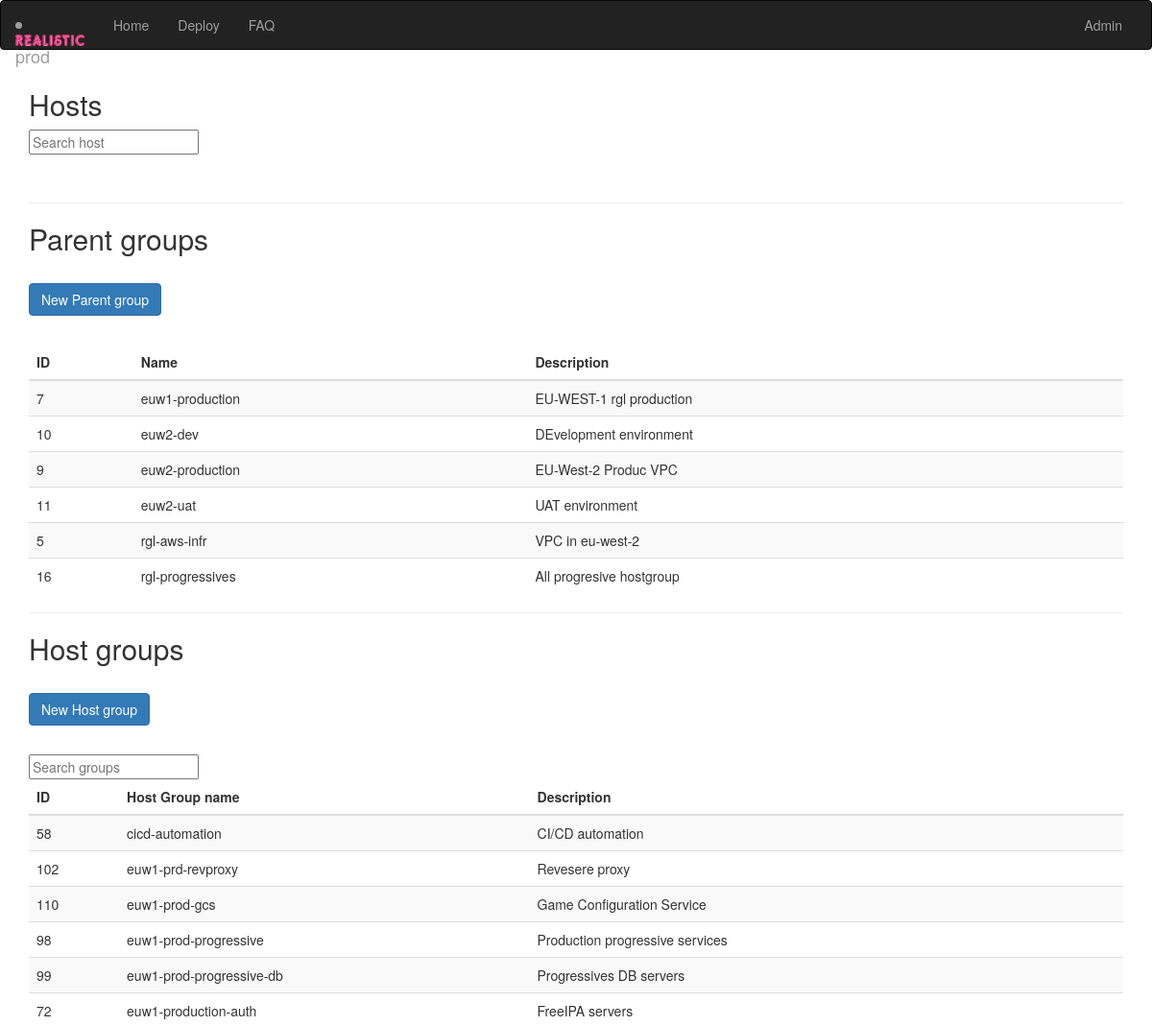
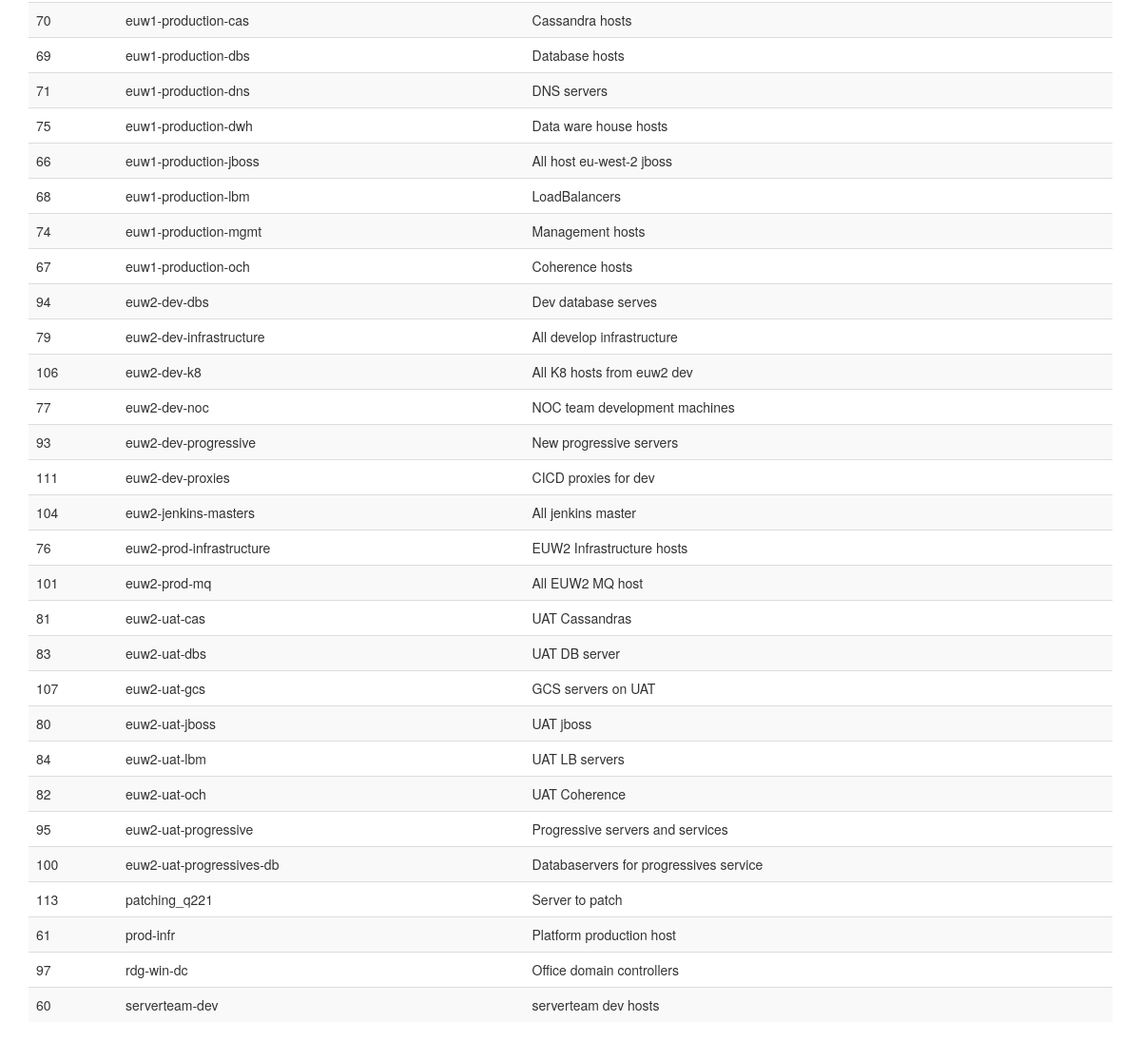
The page / on the database its author committed (2 pictures, top to bottom).
### tables this page shows
CREATE TABLE `parentgroups` (
  `parent_id` smallint(5) unsigned NOT NULL AUTO_INCREMENT,
  `name` varchar(24) NOT NULL,
  `description` varchar(255) DEFAULT NULL,
  PRIMARY KEY (`parent_id`)
);

CREATE TABLE `hostgroups` (
  `group_id` smallint(5) unsigned NOT NULL AUTO_INCREMENT,
  `name` varchar(24) NOT NULL,
  `description` varchar(255) DEFAULT NULL,
  PRIMARY KEY (`group_id`)
);

### settings.php (called while the page is built, shortened)
<?php
$versionnumber = "prod";
$logo_name = "realistic_logo.png"
?>

### index.php (the view, shortened to what this page needs)
<?php
include "settings.php";
include "function.php";
$html_file .='
  <div>
  <div class="container">
  <h2> Hosts </h2>
  <div class="search">
    <input type="text" class="searchTerm" placeholder="Search host" />
    <p />
    <div class="search_host_box">
    </div>
  </div>
  <br/>
  <hr/>
  <h2>Parent groups</h2>
  <br /><button type="button" class="btn btn-primary" data-toggle="modal" data-target="#newparentModal">
      New Parent group
  </button>
   <p />
   <br />
<div class="modal fade" id="newparentModal" tabindex="-1" role="dialog" aria-labelledby="newparent" aria-hidden="true">
<div class="modal-dialog" role="document">
  <div class="modal-content">
    <div class="modal-header">
      <h5 class="modal-title" id="newparent">Create Parent group</h5>
    </div>
    <div class="modal-body">
      <form class="form" action="chg.php" method="post">
      <input class="form-control" placeholder="New parent group name" name="name" type="text" autocomplete="off" required>
      <input class="form-control" placeholder="Brief description" name="description" type="text" autocomplete="off" required>
    </div>
    <div class="modal-footer">
      <button type="button" class="btn btn-secondary" data-dismiss="modal">Cancel</button>
      <button name="chg_type" value="create_parentgroup" type="submit" class="btn btn-primary">Create</button>
  </form>
    </div>
  </div>
</div>
</div>
  <table class = "table table-striped table-hover">
    <thead>
      <tr>
        <th>ID</th>
        <th>Name</th>
        <th>Description</th>
      </tr>
    </thead>
    <tbody class="slist">
    ';
$query = mysqli_query($link, 'SELECT * from parentgroups ORDER BY name') or die('Error 1.1 '.mysqli_error($link));
while($row = mysqli_fetch_array($query)) {
    $html_file .= '
        <tr role="button"; onclick=\'document.location = "parents.php?q='.$row['parent_id'].'";\'>
          <td>'.$row['parent_id'].'</td>
          <td>'.$row['name'].'</td>
          <td>'.$row['description'].'</td>
        </tr>';
}
$html_file .= '
        </tbody>
      </table>
  <hr/>
    <h2>Host groups</h2>
    <br /><button type="button" class="btn btn-primary" data-toggle="modal" data-target="#newgroupModal">
        New Host group
    </button>
     <p />
     <br />
    <form id="live-search" action="" class="styled" method="post">
      <fieldset>
        <input type="text" class="text-input" id="filter" autocomplete="off" placeholder="Search groups" value="" />
        <span id="filter-count"></span>
      </fieldset>
    </form>
<div class="modal fade" id="newgroupModal" tabindex="-1" role="dialog" aria-labelledby="newgroup" aria-hidden="true">
  <div class="modal-dialog" role="document">
    <div class="modal-content">
      <div class="modal-header">
        <h5 class="modal-title" id="newgroup">Create new group</h5>
      </div>
      <div class="modal-body">
        <form class="form" action="chg.php" method="post">
        <input class="form-control" placeholder="New group name" name="name" type="text" autocomplete="off" required>
        <input class="form-control" placeholder="Brief description" name="description" type="text" autocomplete="off" required>
      </div>
      <div class="modal-footer">
        <button type="button" class="btn btn-secondary" data-dismiss="modal">Cancel</button>
        <button name="chg_type" value="create_hostgroup" type="submit" class="btn btn-primary">Create</button>
    </form>
      </div>
    </div>
  </div>
</div>
    <table class = "table table-striped table-hover">
      <thead>
        <tr>
  	     <th>ID</th>
  	      <th>Host Group name</th>
          <th>Description</th>
        </tr>
      </thead>
      <tbody class="slist">
      ';
$query = mysqli_query($link, 'SELECT * from hostgroups ORDER BY name') or die('Error 1.1 '.mysqli_error($link));
while($row = mysqli_fetch_array($query)) {
	$html_file .= '
      <tr role="button"; onclick=\'document.location = "hostgroup.php?q='.$row['group_id'].'";\'>
        <td>'.$row['group_id'].'</td>
        <td>'.$row['name'].'</td>
        <td>'.$row['description'].'</td>
      </tr>';
}
$html_file .= '
          </tbody>
        </table>
      </div>
    </body>
  </html>
  ';
echo $html_file;
?>

### function.php (shortened to what this page needs)
<?php
$html_file = '
  <!DOCTYPE html>
  <html lang="en">
    <head>
      <title>'.$versionnumber.'</title>
      <link rel="stylesheet" href="https://cdnjs.cloudflare.com/ajax/libs/font-awesome/4.6.3/css/font-awesome.min.css" />
      <link rel="stylesheet" href="https://maxcdn.bootstrapcdn.com/bootstrap/3.3.7/css/bootstrap.min.css">
      <link rel="stylesheet" href="https://cdnjs.cloudflare.com/ajax/libs/bootstrap-select/1.11.2/css/bootstrap-select.css" />
      <link rel="stylesheet" href="css/search_group.css" />
      <link rel="stylesheet" href="css/flowing-tables.css" />
   </head>
   <body>
    <nav class="navbar navbar-inverse">
     <div class="container-fluid">
       <div class="navbar-header">
         <li class="navbar-brand"><img src="css/'.$logo_name.'" title="Version '.$versionnumber.'">'.$versionnumber.'</li>
      </div>
      <div class="collapse navbar-collapse" id="myNavbar">
        <ul class="nav navbar-nav">
          <li><a href="/index.php">Home</a></li>
          <li role="presentation" class="dropdown">
                  <a class="dropdown-toggle" data-toggle="dropdown" role="button" aria-haspopup="true" aria-expanded="false">Deploy</a>
          </li>
          <li><a href="faq.html">FAQ</a></li>
        </ul>
        <ul class="nav navbar-nav navbar-right">
        <li role="presentation" class="dropdown">
                <a class="dropdown-toggle" data-toggle="dropdown" role="button" aria-haspopup="true" aria-expanded="false">Admin</a>
        </li>
        </ul>
      </div>
    </div>
  </nav>';
?>

### rows shown on the page
parentgroups: parent_id "7", name "euw1-production", description "EU-WEST-1 rgl production"
parentgroups: parent_id "10", name "euw2-dev", description "DEvelopment environment"
parentgroups: parent_id "9", name "euw2-production", description "EU-West-2 Produc VPC"
parentgroups: parent_id "11", name "euw2-uat", description "UAT environment"
parentgroups: parent_id "5", name "rgl-aws-infr", description "VPC in eu-west-2"
parentgroups: parent_id "16", name "rgl-progressives", description "All progresive hostgroup"
hostgroups: group_id "58", name "cicd-automation", description "CI/CD automation"
hostgroups: group_id "102", name "euw1-prd-revproxy", description "Revesere proxy"
hostgroups: group_id "110", name "euw1-prod-gcs", description "Game Configuration Service"
hostgroups: group_id "98", name "euw1-prod-progressive", description "Production progressive services"
hostgroups: group_id "99", name "euw1-prod-progressive-db", description "Progressives DB servers"
hostgroups: group_id "72", name "euw1-production-auth", description "FreeIPA servers"
hostgroups: group_id "70", name "euw1-production-cas", description "Cassandra hosts"
hostgroups: group_id "69", name "euw1-production-dbs", description "Database hosts"
hostgroups: group_id "71", name "euw1-production-dns", description "DNS servers"
hostgroups: group_id "75", name "euw1-production-dwh", description "Data ware house hosts"
hostgroups: group_id "66", name "euw1-production-jboss", description "All host eu-west-2 jboss"
hostgroups: group_id "68", name "euw1-production-lbm", description "LoadBalancers"
hostgroups: group_id "74", name "euw1-production-mgmt", description "Management hosts"
hostgroups: group_id "67", name "euw1-production-och", description "Coherence hosts"
hostgroups: group_id "94", name "euw2-dev-dbs", description "Dev database serves"
hostgroups: group_id "79", name "euw2-dev-infrastructure", description "All develop infrastructure"
hostgroups: group_id "106", name "euw2-dev-k8", description "All K8 hosts from euw2 dev"
hostgroups: group_id "77", name "euw2-dev-noc", description "NOC team development machines"
hostgroups: group_id "93", name "euw2-dev-progressive", description "New progressive servers"
hostgroups: group_id "111", name "euw2-dev-proxies", description "CICD proxies for dev"
hostgroups: group_id "104", name "euw2-jenkins-masters", description "All jenkins master"
hostgroups: group_id "76", name "euw2-prod-infrastructure", description "EUW2 Infrastructure hosts"
hostgroups: group_id "101", name "euw2-prod-mq", description "All EUW2 MQ host"
hostgroups: group_id "81", name "euw2-uat-cas", description "UAT Cassandras"
hostgroups: group_id "83", name "euw2-uat-dbs", description "UAT DB server"
hostgroups: group_id "107", name "euw2-uat-gcs", description "GCS servers on UAT"
hostgroups: group_id "80", name "euw2-uat-jboss", description "UAT jboss"
hostgroups: group_id "84", name "euw2-uat-lbm", description "UAT LB servers"
hostgroups: group_id "82", name "euw2-uat-och", description "UAT Coherence"
hostgroups: group_id "95", name "euw2-uat-progressive", description "Progressive servers and services"
hostgroups: group_id "100", name "euw2-uat-progressives-db", description "Databaservers for progressives service"
hostgroups: group_id "113", name "patching_q221", description "Server to patch"
hostgroups: group_id "61", name "prod-infr", description "Platform production host"
hostgroups: group_id "97", name "rdg-win-dc", description "Office domain controllers"
hostgroups: group_id "60", name "serverteam-dev", description "serverteam dev hosts"

### other values the page prints
$versionnumber "prod"
